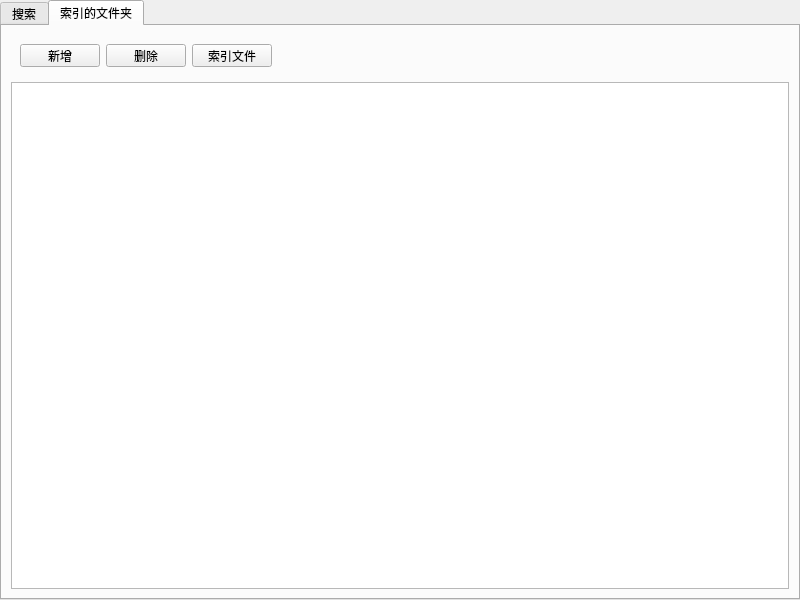
<?xml version="1.0" encoding="UTF-8"?>
<ui version="4.0">
 <class>MainWindow</class>
 <widget class="QMainWindow" name="MainWindow">
  <property name="geometry">
   <rect>
    <x>0</x>
    <y>0</y>
    <width>800</width>
    <height>600</height>
   </rect>
  </property>
  <property name="windowTitle">
   <string>文件快速定位</string>
  </property>
  <widget class="QWidget" name="centralwidget">
   <layout class="QVBoxLayout" name="verticalLayout">
    <property name="spacing">
     <number>0</number>
    </property>
    <property name="leftMargin">
     <number>0</number>
    </property>
    <property name="topMargin">
     <number>0</number>
    </property>
    <property name="rightMargin">
     <number>0</number>
    </property>
    <property name="bottomMargin">
     <number>0</number>
    </property>
    <item>
     <widget class="QTabWidget" name="wgtPages">
      <property name="currentIndex">
       <number>1</number>
      </property>
      <widget class="QWidget" name="wgtSearch">
       <attribute name="title">
        <string>搜索</string>
       </attribute>
       <layout class="QVBoxLayout" name="verticalLayout_2">
        <item>
         <widget class="QWidget" name="wgtSearchInfo" native="true">
          <property name="minimumSize">
           <size>
            <width>0</width>
            <height>81</height>
           </size>
          </property>
          <property name="maximumSize">
           <size>
            <width>16777215</width>
            <height>81</height>
           </size>
          </property>
          <layout class="QVBoxLayout" name="verticalLayout_3">
           <item>
            <spacer name="verticalSpacer">
             <property name="orientation">
              <enum>Qt::Vertical</enum>
             </property>
             <property name="sizeHint" stdset="0">
              <size>
               <width>20</width>
               <height>10</height>
              </size>
             </property>
            </spacer>
           </item>
           <item>
            <layout class="QHBoxLayout" name="horizontalLayout">
             <item>
              <spacer name="horizontalSpacer">
               <property name="orientation">
                <enum>Qt::Horizontal</enum>
               </property>
               <property name="sizeHint" stdset="0">
                <size>
                 <width>40</width>
                 <height>20</height>
                </size>
               </property>
              </spacer>
             </item>
             <item>
              <widget class="QLineEdit" name="lineEdit">
               <property name="minimumSize">
                <size>
                 <width>280</width>
                 <height>22</height>
                </size>
               </property>
              </widget>
             </item>
             <item>
              <spacer name="horizontalSpacer_2">
               <property name="orientation">
                <enum>Qt::Horizontal</enum>
               </property>
               <property name="sizeHint" stdset="0">
                <size>
                 <width>40</width>
                 <height>20</height>
                </size>
               </property>
              </spacer>
             </item>
            </layout>
           </item>
           <item>
            <spacer name="verticalSpacer_2">
             <property name="orientation">
              <enum>Qt::Vertical</enum>
             </property>
             <property name="sizeHint" stdset="0">
              <size>
               <width>20</width>
               <height>11</height>
              </size>
             </property>
            </spacer>
           </item>
          </layout>
         </widget>
        </item>
        <item>
         <widget class="QTableView" name="tableView"/>
        </item>
       </layout>
      </widget>
      <widget class="QWidget" name="wgtFiles">
       <attribute name="title">
        <string>索引的文件夹</string>
       </attribute>
       <layout class="QVBoxLayout" name="verticalLayout_5">
        <item>
         <widget class="QWidget" name="wgtSearchInfo_2" native="true">
          <property name="minimumSize">
           <size>
            <width>0</width>
            <height>41</height>
           </size>
          </property>
          <property name="maximumSize">
           <size>
            <width>16777215</width>
            <height>41</height>
           </size>
          </property>
          <layout class="QHBoxLayout" name="horizontalLayout_2">
           <item>
            <widget class="QPushButton" name="btnAdd">
             <property name="text">
              <string>新增</string>
             </property>
            </widget>
           </item>
           <item>
            <widget class="QPushButton" name="btnDelete">
             <property name="text">
              <string>删除</string>
             </property>
            </widget>
           </item>
           <item>
            <widget class="QPushButton" name="btnReset">
             <property name="text">
              <string>索引文件</string>
             </property>
            </widget>
           </item>
           <item>
            <spacer name="horizontalSpacer_3">
             <property name="orientation">
              <enum>Qt::Horizontal</enum>
             </property>
             <property name="sizeHint" stdset="0">
              <size>
               <width>499</width>
               <height>20</height>
              </size>
             </property>
            </spacer>
           </item>
          </layout>
         </widget>
        </item>
        <item>
         <widget class="QTableView" name="lvSetFiles"/>
        </item>
       </layout>
      </widget>
     </widget>
    </item>
   </layout>
  </widget>
 </widget>
 <resources/>
 <connections/>
</ui>
